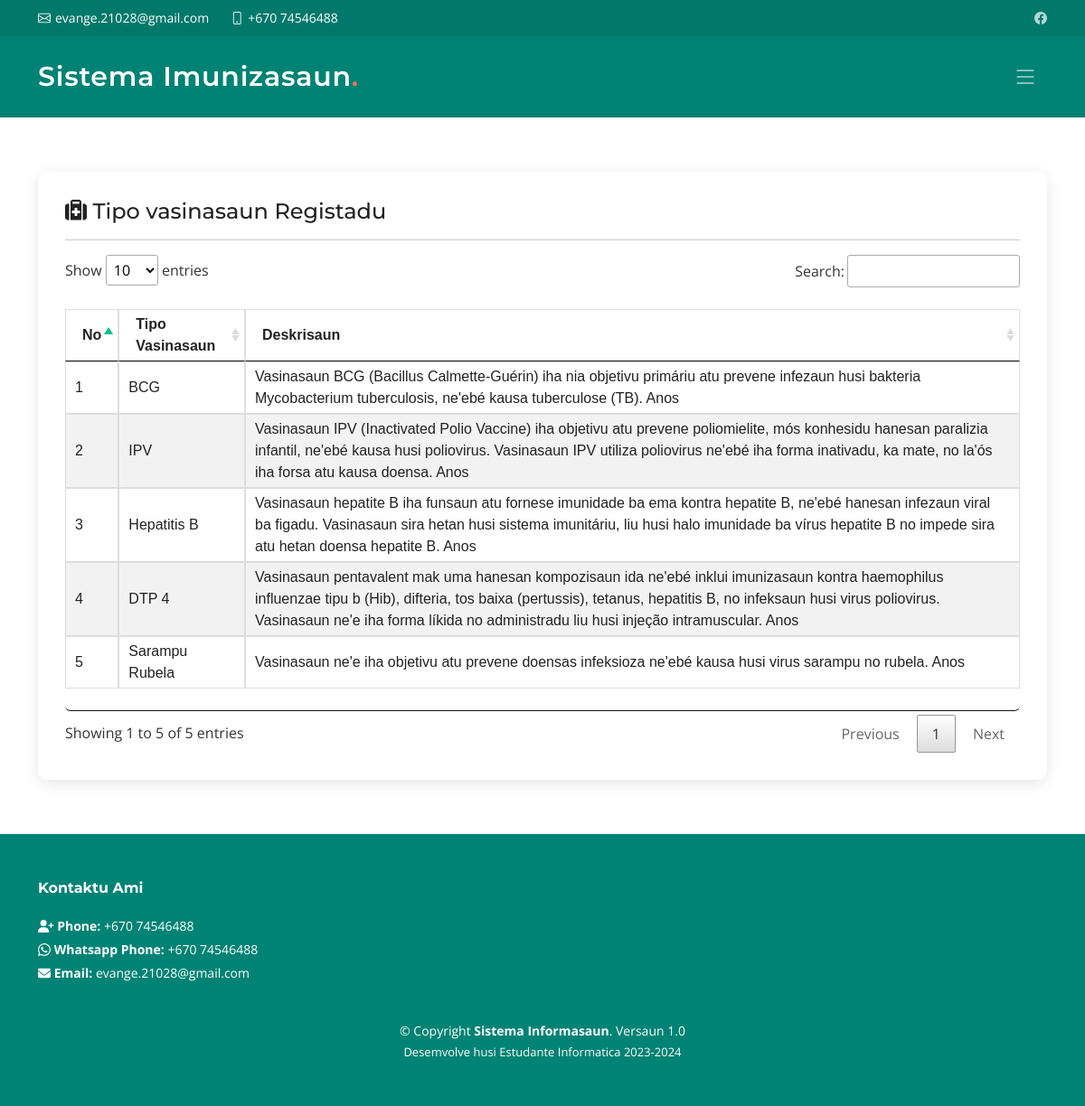
The page /tipo-vasinasaun.html on the database its author committed.
### tables this page shows
CREATE TABLE `t_control` (
  `id_control` int(11) NOT NULL,
  `email` varchar(50) NOT NULL,
  `no_tlf` bigint(20) NOT NULL,
  `instagram` varchar(100) NOT NULL,
  `facabook` varchar(100) NOT NULL,
  `wa` int(11) NOT NULL
);

CREATE TABLE `t_tipu` (
  `id_tipo` int(11) NOT NULL,
  `naran_tipo` varchar(100) NOT NULL,
  `deskrisaun` longtext NOT NULL
);

### back_end/class/class.php (called while the page is built, shortened)
<?php
class database
{
    protected $servername = 'localhost';
    protected $hostname = 'root';
    protected $password = '';
    protected $dbname = 'imun';
    protected $conn;
    public function __construct()
    {
        if (!isset($this->conn)) {
            $this->conn = new mysqli($this->servername, $this->hostname, $this->password, $this->dbname) ;
        }
        return $this->conn;
    }
}
class aldeia extends database
{
    public function total_adeia()
    {
        $sql = "SELECT a.naran_aldeia, COUNT(*) as Total_adeia FROM t_pasiente p, t_aldeia a
                        WHERE p.id_aldeia=a.id_aldeia GROUP BY a.naran_aldeia";
        $query = $this->conn->query($sql);
        if ($query->num_rows > 0) {
            while ($row = $query->fetch_assoc()) {
                $data[] = $row;
            }
            return $data;
        }
    }
}
class tipo extends database
{
    public function dados_tipu()
    {
        $sql = "SELECT * FROM t_tipu";
        $query = $this->conn->query($sql);
        if ($query->num_rows > 0) {
            while ($row = $query->fetch_assoc()) {
                $data[] = $row;
            }
            return $data;
        }
    }
}
class imun extends database
{
    public function total_tipo_graph()
    {
        $sql = "SELECT t.naran_tipo, COUNT(*) as total_tipo FROM t_imunisasaun i,
         t_pasiente p, t_tipu t, t_periodo per WHERE i.id_periodo=per.id_periodo AND i.id_pasiente=p.id_pasiente
         AND i.id_tipo=t.id_tipo AND per.status='Y' GROUP BY t.naran_tipo;";
        $query = $this->conn->query($sql);
        if ($query->num_rows > 0) {
            while ($row = $query->fetch_assoc()) {
                $data[] = $row;
            }
            return $data;
        }
    }
    public function select_sexu_pie()
    {
        $sql = "SELECT p.sexu, COUNT(*) as total_sexu FROM t_pasiente p GROUP BY p.sexu";
        $query = $this->conn->query($sql);
        if ($query->num_rows > 0) {
            while ($row = $query->fetch_assoc()) {
                $data[] = $row;
            }
            return $data;
        }
    }
}
class control extends database
{
    public function control_panel()
    {
        $sql = "SELECT * FROM t_control ORDER BY id_control DESC LIMIT 2";
        $query = $this->conn->query($sql);
        if ($query->num_rows > 0) {
            while ($row = $query->fetch_assoc()) {
                $data[] = $row;
            }
            return $data;
        }
    }
}

### media.php (the view, shortened to what this page needs)
<?php
 include "back_end/class/class.php";
$imun = new imun();
$aldeia = new aldeia();
$tipo = new tipo();
$control = new control();
$total_tipo= $imun->total_tipo_graph();
$sexu = $imun->select_sexu_pie();
$total_aldeia = $aldeia->total_adeia();
$cp = $control->control_panel();
?>
<!DOCTYPE html>
<html lang="en">
<head>
    <link href="assets/vendor/bootstrap/css/bootstrap.min.css" rel="stylesheet">
    <link href="assets/vendor/bootstrap-icons/bootstrap-icons.css" rel="stylesheet">
    <link href="assets/vendor/aos/aos.css" rel="stylesheet">
    <link href="assets/vendor/glightbox/css/glightbox.min.css" rel="stylesheet">
    <link href="assets/vendor/swiper/swiper-bundle.min.css" rel="stylesheet">
    <link rel="stylesheet" href="assets/icon/css/all.css">
    <link rel="stylesheet" href="assets/datatables/jquery.dataTables.min.css">
    <link href="assets/css/main.css" rel="stylesheet">
</head>
<body>
    <section id="topbar" class="topbar d-flex align-items-center">
        <div class="container d-flex justify-content-center justify-content-md-between">
            <div class="contact-info d-flex align-items-center">
                <i class="bi bi-envelope d-flex align-items-center"><a
                        href="<?=$cp[0]['instagram']; ?>"><?= $cp[0]['email'] ?></a></i>
                <i class="bi bi-phone d-flex align-items-center ms-4"><span>+670 <?=$cp[0]['no_tlf'] ?></span></i>
            </div>
            <div class="social-links d-none d-md-flex align-items-center">
                <a href="<?=$cp[0]['facabook']; ?>" class="facebook"><i class="bi bi-facebook"></i></a>
            </div>
    </section>
    <?php include "f_top.php"; ?>
    <main id="main">
        <?php include "conten.php" ?>
    </main>
    <footer id="footer" class="footer">
        <div class="container">
            <div class="row gy-4">
                <div class="col-lg-4 col-md-12 footer-contact text-center text-md-start">
                    <h4>Kontaktu Ami</h4>
                    <p>
                        <strong><i class="fa fa-user-plus"></i> Phone:</strong> +670 <?=$cp[0]['no_tlf'] ?><br>
                        <strong><i class="bi bi-whatsapp"></i> Whatsapp Phone:</strong> +670 <?=$cp[0]['wa'] ?><br>
                        <strong><i class="fa fa-envelope"></i> Email:</strong> <?=$cp[0]['email'] ?><br>
                    </p>
                </div>
            </div>
        </div>
        <div class="container mt-4">
            <div class="copyright">
                &copy; Copyright <strong><span> Sistema Informasaun</span></strong>. Versaun 1.0
            </div>
            <div class="credits">
                Desemvolve husi<a href="#"> Estudante Informatica <?php echo"2023-"; ?><?=date('Y'); ?></a>
            </div>
        </div>
    </footer>
</body>
</html>

### mod_dados/dados.php (shortened to what this page needs)
<?php
switch ($_GET['act']) {
    case 'read_pasiente':?>
<?php break;case 'tipo': ?>
<section id="blog" class="blog">
    <div class="container" data-aos="fade-up">
        <div class="row gy-12 posts-list">
            <div class="col-md-12">
                <article class="">
                    <div class="row">
                        <div class="container">
                            <div class="">
                                <h4><i class="fa fa-medkit"></i> Tipo vasinasaun Registadu</h4>
                                <hr>
                            </div>
                        </div>
                        <div class="table-responsive">
                            <table id="example" class="customers py-4 rounded">
                                <thead>
                                    <tr>
                                        <th class="py-1">No</th>
                                        <th class="py-1">Tipo Vasinasaun</th>
                                        <th class="py-1">Deskrisaun</th>
                                    </tr>
                                </thead>
                                <tbody>
                                    <?php $tp = $tipo->dados_tipu();
                                    $no = 1;
                                    foreach ($tp as $row) {?>
                                    <tr>
                                        <td class="py-1"><?=$no; ?></td>
                                        <td class="py-1"><?= $row['naran_tipo'] ?>
                                        </td>
                                        <td class="py-1"><?= $row['deskrisaun'] ?> Anos</td>
                                    </tr>
                                    <?php $no++; } ?>
                                </tbody>
                            </table>
                        </div>
                    </div>
                </article>
            </div>
        </div>
    </div>
</section>
<?php break;case 'periodo':
    ?>
<?php } ?>

### assets/css/main.css (style rules this page uses)
:root { --font-default: "Open Sans", system-ui, -apple-system, "Segoe UI", Roboto, "Helvetica Neue", Arial, "Noto Sans", "Liberation Sans", sans-serif, "Apple Color Emoji", "Segoe UI Emoji", "Segoe UI Symbol", "Noto Color Emoji"; --font-primary: "Montserrat", sans-serif; --font-secondary: "Poppins", sans-serif; }
:root { --color-default: #222222; --color-primary: #008374; --color-secondary: #f85a40; }
:root { scroll-behavior: smooth; }
body { font-family: var(--font-default); color: var(--color-default); }
a { color: var(--color-primary); text-decoration: none; }
h1, h2, h3, h4, h5, h6 { font-family: var(--font-primary); }
section { padding: 60px 0; overflow: hidden; }
.topbar { background: #00796b; height: 40px; font-size: 14px; transition: all 0.5s; color: #fff; padding: 0; }
.topbar .contact-info i { font-style: normal; color: #fff; line-height: 0; }
.topbar .contact-info i a, .topbar .contact-info i span { padding-left: 5px; color: #fff; }
.topbar .contact-info i a { line-height: 0; transition: 0.3s; }
.topbar .social-links a { color: rgba(255, 255, 255, 0.7); line-height: 0; transition: 0.3s; margin-left: 20px; }
section { scroll-margin-top: 70px; }
.blog .posts-list article { box-shadow: 0 4px 16px rgba(0, 0, 0, 0.1); padding: 30px; height: 100%; border-radius: 10px; overflow: hidden; }
.footer { font-size: 14px; background-color: var(--color-primary); padding: 50px 0; color: white; }
.footer h4 { font-size: 16px; font-weight: bold; position: relative; padding-bottom: 12px; }
.footer .footer-contact p { line-height: 26px; }
.footer .copyright { text-align: center; }
.footer .credits { padding-top: 4px; text-align: center; font-size: 13px; }
.footer .credits a { color: #fff; }

### media.php (style rules this page uses)
.customers { font-family: Arial, Helvetica, sans-serif; border-collapse: collapse; width: 100%; }
.customers td, .customers th { border: 1px solid #ddd; padding: 8px; }
.customers tr:nth-child(even) { background-color: #f2f2f2; }
.customers th { padding-top: 12px; padding-bottom: 12px; text-align: left; }

### rows shown on the page
t_control: email "evange.21028@gmail.com", no_tlf "74546488", wa "74546488"
t_tipu: naran_tipo "BCG", deskrisaun "Vasinasaun BCG (Bacillus Calmette-Guérin) iha nia objetivu primáriu atu prevene infezaun husi bakteria Mycobacterium tuberculosis, ne'ebé kausa tuberculose (TB)."
t_tipu: naran_tipo "IPV", deskrisaun "Vasinasaun IPV (Inactivated Polio Vaccine) iha objetivu atu prevene poliomielite, mós konhesidu hanesan paralizia infantil, ne'ebé kausa husi poliovirus. Vasinasaun IPV utiliza poliovirus ne'ebé iha forma inativadu, ka mate, no la'ós iha forsa atu kausa doensa."
t_tipu: naran_tipo "Hepatitis B", deskrisaun "Vasinasaun hepatite B iha funsaun atu fornese imunidade ba ema kontra hepatite B, ne'ebé hanesan infezaun viral ba figadu. Vasinasaun sira hetan husi sistema imunitáriu, liu husi halo imunidade ba vírus hepatite B no impede sira atu hetan doensa hepatite B."
t_tipu: naran_tipo "DTP 4", deskrisaun "Vasinasaun pentavalent mak uma hanesan kompozisaun ida ne'ebé inklui imunizasaun kontra haemophilus influenzae tipu b (Hib), difteria, tos baixa (pertussis), tetanus, hepatitis B, no infeksaun husi virus poliovirus. Vasinasaun ne'e iha forma líkida no administradu liu husi injeção intramuscular."
t_tipu: naran_tipo "Sarampu Rubela", deskrisaun "Vasinasaun ne'e iha objetivu atu prevene doensas infeksioza ne'ebé kausa husi virus sarampu no rubela."
